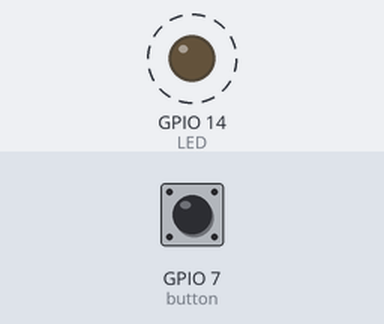
Bench run of a sketch on a simulated ESP32-S3. Shown: output pins drawn as LEDs (lit = HIGH). Dashed ring = blinking. The inputs (shaded band) are chosen by the test bench; at power-on: GPIO 7 (button) HIGH. WiFi joins after 1.5 s; servers stay silent unless stated; random numbers use the default seed unless the sketch sets one; EEPROM starts erased; what the sketch prints to the serial monitor is not drawn.

Above: at 0.75 s.
1.3 s: GPIO 7 (button) pulled LOW for 0.15 s
4.4 s: GPIO 7 (button) pulsed LOW 5 times (0.12 s each, 0.3 s apart)
Timing chart, 0 to 13.9 s (numbered marks = the images above; inputs shaded):
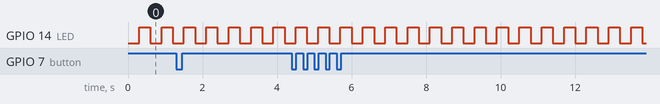

Measured:
- by itself, GPIO 14 (LED): alternates HIGH for 0.30 s and LOW for 0.30 s

The sketch:

NVS-memory-esp32.ino
```cpp
// reference: https://dronebotworkshop.com/esp32-non-volatile-storage/
#define button 7
#define LED 14
#include <Preferences.h>
#include <esp_system.h> // Required for esp_random()
#include <WiFi.h> // Necessary to generate TRNG

Preferences prefs;

volatile unsigned long debounceTimer = 0;
volatile unsigned long ledTimer = 0;
volatile int pressCount = 0;
const int ledInterval = 300;
volatile int numberOfPresses = 0;
volatile int decideNow = 0;
volatile uint16_t randomVarPrint = 0;
volatile int randomNumber = 0;
volatile unsigned long pressTimer = 0;

// this struct "compacts" each variable below in a byte, single bit each,
// which takes less space than bool itself, which uses 1 byte per variable.
struct MyBitStruct {
  bool ledState   : 1;
  bool buttonStatus : 1;
  bool lastButton   : 1;
  bool memoryControl : 1;
};

MyBitStruct singlebit;

// Returns a random number in the range [0, bound)
// Avoids modulo bias using rejection sampling
uint32_t randomBounded(uint32_t bound) {
  if (bound == 0) return 0;  // avoid division by zero

  uint32_t x;
  uint32_t limit = UINT32_MAX - (UINT32_MAX % bound);

  do {
    x = esp_random();
  } while (x >= limit);  // Retry until unbiased

  return x % bound;
}

// Returns a random number in the range [minVal, maxVal)
uint32_t randomRange(uint32_t minVal, uint32_t maxVal) {
  if (maxVal <= minVal) return minVal;
  return minVal + randomBounded(maxVal - minVal);
}

void setup(){

  pinMode(button, INPUT_PULLUP);
  pinMode(LED, OUTPUT);
  prefs.begin("nv-memory", false);
  Serial.begin(115200);
  // Uses WiFi for random number generation only
  WiFi.mode(WIFI_MODE_STA);   // or WIFI_STA
  WiFi.begin();               // starts WiFi driver (no need to connect)

  // Optional: immediately stop scanning/connecting attempts
  WiFi.disconnect(true);
  singlebit.lastButton = digitalRead(button);

}
void loop() {
  decideNow= recordRetrieve(); // Controls the whole button pushing structure

  if(decideNow == 2){ // record information on memory
    numberOfPresses= 0;
    decideNow= 0;
    randomNumber = getRandom();
    prefs.putUShort("RandomVar", randomNumber);
    Serial.print("Saved ");
    Serial.println(randomNumber);

  }else if(decideNow == 1){ // retrieve information from memory
    numberOfPresses= 0;
    decideNow= 0;
    randomVarPrint = prefs.getUShort("RandomVar", 0);
    Serial.print("Read ");
    Serial.println(randomVarPrint);
  }else{

  }
}
// This function reads and debounces a push button, waiting for 1 or 2 presses to be read
int recordRetrieve(){
  singlebit.buttonStatus = digitalRead(button);
  if(singlebit.buttonStatus != singlebit.lastButton){
    if(millis() - debounceTimer > 300){
      debounceTimer = millis();
      if(!singlebit.buttonStatus){
        pressCount++;
        if(pressCount == 1){
          pressTimer = millis();
        }
      }
      singlebit.lastButton = singlebit.buttonStatus;
    }
  }

  if(pressCount > 0 && millis() - pressTimer > 2000){ // Gives two seconds before deciding what to do with button presses
    numberOfPresses = pressCount;
    pressCount = 0;
  }
  if(millis() - ledTimer > ledInterval){ // Just blink an LED
    ledTimer += ledInterval;
    singlebit.ledState= !singlebit.ledState; // blink always start with the LED HIGH, since at startup ledState= false
    // and after turn OFF (below) ledState= false also.
    digitalWrite(LED, singlebit.ledState);
  }

  return numberOfPresses; // return number of button presses
}
int getRandom(){
  // Example: number from 0 to 100 (including 100)
  uint32_t r = randomRange(0, 101);
  return r;
}
```
